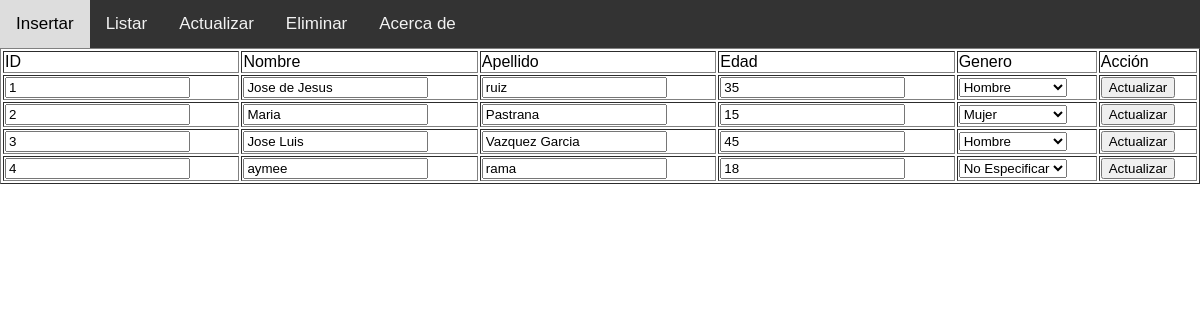
/actualizar.php, run on the app's committed database.
### tables this page shows
CREATE TABLE `usuarios` (
  `id` int(11) NOT NULL AUTO_INCREMENT,
  `nombre` varchar(65) DEFAULT NULL,
  `apellido` varchar(85) DEFAULT NULL,
  `edad` int(20) DEFAULT NULL,
  `genero` varchar(35) DEFAULT NULL,
  PRIMARY KEY (`id`)
);

### actualizar.php (the view, shortened to what this page needs)
<!DOCTYPE html>
<html lang="en">
<head>
</head>
<body>
<table id="example" class="display nowrap" border="1" style="width:100%">
<thead>
    <tr>
        <td>
            ID
        </td>
        <td>
            Nombre
        </td>
        <td>
            Apellido
        </td>
        <td>
            Edad
        </td>
        <td>
            Genero
        </td>
        <td>
            Acción
        </td>
    </tr>
</thead>
    <?php
    include_once('cabecera.php');
    include_once('conexion.php');
    $sql = "SELECT  * FROM usuarios";
    $resultado = $conexion->query($sql);
    if ($resultado->num_rows > 0) {
        while ($fila = $resultado->fetch_assoc()) {
            $selecH ="";
            $selecM ="";
            $selecN ="";
            switch ($fila['genero']){
                case "Hombre":
                    $selecH =   "selected='selected'";
                break;
                case "Mujer":
                    $selecM =   "selected='selected'";
                break;
                case "No Especificar":
                    $selecN =   "selected='selected'";
                break;
            }
            echo "<tr>
            <td> <input type='text' readonly id='id_".$fila['id']."'         name='id'        value='" . $fila['id'] . " '></td>
            <td> <input type='text' id='nombre_".$fila['id']."'      name='nombre'   value='" . $fila['nombre'] . "'></td>
            <td> <input type='text' id='apellido_".$fila['id']."'    name='apellido' value='" . $fila['apellido'] . "'></td>
            <td> <input type='number' maxlength='9' onKeypress='if (event.keyCode < 45 || event.keyCode > 57) event.returnValue = false;'  id='edad_".$fila['id']."'        name='edad'   value='" . $fila['edad'] . "'> </td>
            <td> <select name='genero' id='genero_".$fila['id']."'><option ".$selecH." value='Hombre'>Hombre</option><option ".$selecM." value='Mujer'>Mujer</option><option ".$selecN." value='No Especificar'>No Especificar</option></select></td>
            <td> <button onclick='actualizar(".$fila['id'].")'>Actualizar</button></td>
            </tr>";
        }
    } else {
        echo "Sin registros encontrados en la base de datos";
    }
    ?>
</table>
    </body>
</html>

### cabecera.php (shortened to what this page needs)
<!DOCTYPE html>
<html lang="en">
<head>
    <link rel="stylesheet" href="estilos.css">
</head>
<body>
    <div class="topnav">
        <a href="index.php">Insertar</a>
        <a href="listar.php">Listar</a>
        <a href="actualizar.php">Actualizar</a>
        <a href="eliminar.php">Eliminar</a>
        <a href="https://configuroweb.com">Acerca de</a>
    </div>
</body>
</html>

### estilos.css (style rules this page uses)
body { margin: 0; font-family: Arial, Helvetica, sans-serif; }
.topnav { overflow: hidden; background-color: #333; }
.topnav a { float: left; color: #f2f2f2; text-align: center; padding: 14px 16px; text-decoration: none; font-size: 17px; }

### data on the page
usuarios: id "1", nombre "Jose de Jesus", apellido "ruiz", edad "35", genero "Hombre"
usuarios: id "2", nombre "Maria", apellido "Pastrana", edad "15", genero "Mujer"
usuarios: id "3", nombre "Jose Luis", apellido "Vazquez Garcia", edad "45", genero "Hombre"
usuarios: id "4", nombre "aymee", apellido "rama", edad "18", genero "No Especificar"
